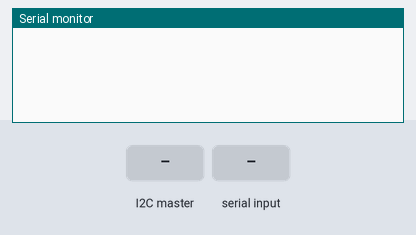
Simulated run of this sketch. Board: Arduino Uno, built with avr-gcc and run on an emulated ATmega328P. Parts: the last lines printed to the serial monitor. The test bench sets the inputs (shaded band).

Above: at 1.2 s.
1.3 s: the I2C master sends "S"
At 1.7 s:
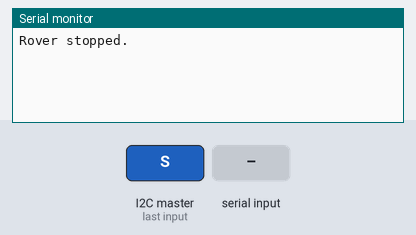
2.8 s: "S,1\n" received over Serial
At 4.0 s:
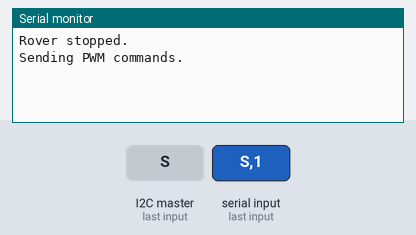
4.3 s: the I2C master sends "R"
At 5.2 s:
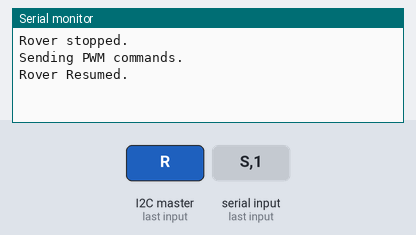
5.8 s: "2\n" received over Serial
At 6.4 s:
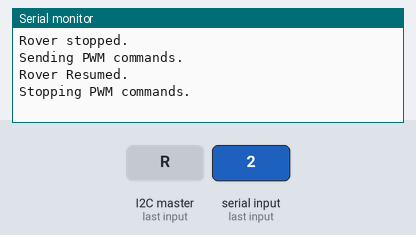
7.3 s: the I2C master sends the byte 1
At 8.5 s:
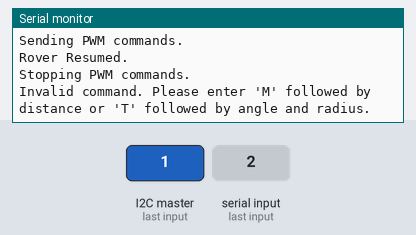
8.8 s: the I2C master sends "T"
At 9.6 s:
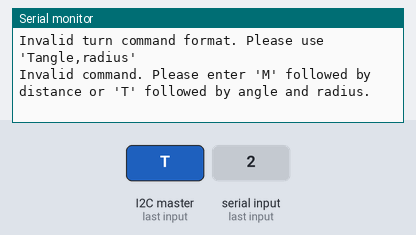

The sketch:

I2C_Test_Receiver.ino
```cpp
#include <Wire.h>
#include <Adafruit_PWMServoDriver.h>
#include "pwm_map.h"

volatile bool roverActive;

Adafruit_PWMServoDriver pwm = Adafruit_PWMServoDriver();
bool sendPWMCommands = false;

// Subsystem addresses
#define PANEL_SUBSYSTEM_ADDR 0x0A
#define DRILL_SUBSYSTEM_ADDR 0x0B
#define BATTERY_SUBSYSTEM_ADDR 0X0C
#define MOTION_SUBSYSTEM_ADDR 0X0D

// Dummy values for battery status
float currentPowerDraw = 1.5;         // Example current draw in Amps
float currentPowerLevel = 75.0;       // Example power level in percentage
float currentCoreTemperature = 35.5;  // Example core temperature in Celsius

// Buffered PID outputs
unsigned int bufferedPWM[16];

void setup() {
  Wire.begin(BATTERY_SUBSYSTEM_ADDR);  // Start I2C as slave with address 0x04
  Wire.setClock(400000);
  Wire.onReceive(receiveEvent);        // Register event for receiving data
  Wire.onRequest(requestEvent);  // Register event for sending data
  Serial.begin(9600);            // Start serial communication for debugging

  pwm.begin();                           // Start communication with PCA9685 PWM driver
  pwm.setOscillatorFrequency(27000000);  // Set the onboard oscillator of PCA9685 to 27 MHz
  pwm.setPWMFreq(1600);                  // Set the PWM frequency to 1.6 kHz, the maximum value for PCA9685

  pwm_map_innit();
}

void loop() {
  // Update battery status values periodically, just for testing

  currentPowerDraw += 0.1;
  currentPowerLevel -= 0.1;
  currentCoreTemperature += 0.05;

  if (currentPowerLevel < 0) currentPowerLevel = 100.0;
  if (currentCoreTemperature > 40.0) currentCoreTemperature = 35.0;

  // // Print the received data to the serial monitor
  // Serial.print("Current Power Draw: ");
  // Serial.print(currentPowerDraw);
  // Serial.println(" A");

  // Serial.print("Current Power Level: ");
  // Serial.print(currentPowerLevel);
  // Serial.println(" %");

  // Serial.print("Current Core Temperature: ");
  // Serial.print(currentCoreTemperature);
  // Serial.println(" °C");

  delay(1);  // Simulate periodic updates

  //pwm_map();
  // Check for serial input
  if (Serial.available() > 0) {
    int input = Serial.parseInt();  // Read the integer input from the serial

    // Check the input value
    if (input == 1) {
      sendPWMCommands = true;
      Serial.println("Sending PWM commands.");
    } else if (input == 2) {
      sendPWMCommands = false;
      Serial.println("Stopping PWM commands.");
      // Optionally set all PWM outputs to 0
      for (int i = 0; i < 16; i++) {
        pwm.setPWM(i, 0, 0);
      }
    }
  }

  // Send PWM commands if enabled
  if (sendPWMCommands) {
    for (int i = 0; i < 16; i++) {
      pwm.setPWM(i, 0, 2000);
    }
  }
}

void requestEvent() {
  // Buffer to hold the float values as bytes
  byte buffer[12];
  floatToBytes(currentPowerDraw, buffer, 0);
  floatToBytes(currentPowerLevel, buffer, 4);
  floatToBytes(currentCoreTemperature, buffer, 8);

  // Send the buffer to the master
  Wire.write(buffer, 12);
}

// Helper function to convert float to bytes
void floatToBytes(float value, byte* bytes, int offset) {
  memcpy(bytes + offset, &value, sizeof(float));
}

void receiveEvent(int howMany) {
  String command = "";
  while (Wire.available()) {
    char c = Wire.read();
    command += c;
  }
  processCommand(command);
}

void processCommand(String command) {
  command.trim();  // Remove any leading/trailing whitespace

  float commandDistance = 0.0;
  float commandAngle = 0.0;
  float commandRadius = 0.0;
  bool validCommand = false;

  if (command.equals("S")) {
    roverActive = false;
    Serial.println("Rover stopped.");
    validCommand = true;
  } else if (command.equals("R")) {
    roverActive = true;
    Serial.println("Rover Resumed.");
    validCommand = true;
  } else if (command.startsWith("M")) {
    commandDistance = command.substring(1).toFloat();
    // moveStraight(commandDistance);
    validCommand = true;
  } else if (command.startsWith("T")) {
    int commaIndex = command.indexOf(',');
    if (commaIndex != -1) {
      commandAngle = command.substring(1, commaIndex).toFloat();
      commandRadius = command.substring(commaIndex + 1).toFloat();
      if (commandRadius > 0) {
        // turnByRadius(commandAngle, commandRadius);
        validCommand = true;
      } else {
        Serial.println("Invalid radius. Please enter a positive number for radius.");
      }
    } else {
      Serial.println("Invalid turn command format. Please use 'Tangle,radius'");
    }
  }

  if (!validCommand) {
    Serial.println("Invalid command. Please enter 'M' followed by distance or 'T' followed by angle and radius.");
  }
}
```

pwm_map.h
```cpp
#ifndef _PWM_MAP_H
#define _PWM_MAP_H

void pwm_map_innit() {
  pinMode(4, INPUT);  // Set the pin for PWM mapping input
  // pinMode(9, OUTPUT);  // Set the pin for PWM mapping input
}

void pwm_map() {

  unsigned long highPulse = pulseIn(4, HIGH);
  unsigned long lowPulse = pulseIn(4, LOW);
  unsigned long period = highPulse + lowPulse;
  double dutyCycle = (double(highPulse) / period) * 100;

  // analogWrite(9, 2.25 * dutyCycle);  // Map duty cycle to analogWrite value

  // Print the results
  Serial.print("Duty Cycle: ");
  Serial.print(highPulse);
  Serial.println("%");
}

#endif
```

Measured:
- after the input at 1.3 s, the serial monitor: prints a new line at once (image 1)
- after the input at 2.8 s, the serial monitor: prints a new line at once (image 2)
- after the input at 4.3 s, the serial monitor: prints a new line at once (image 3)
- after the input at 5.8 s, the serial monitor: prints a new line at once (image 4)
- after the input at 7.3 s, the serial monitor: prints a new line at once (image 5)
- after the input at 8.8 s, the serial monitor: prints a new line at once (image 6)
